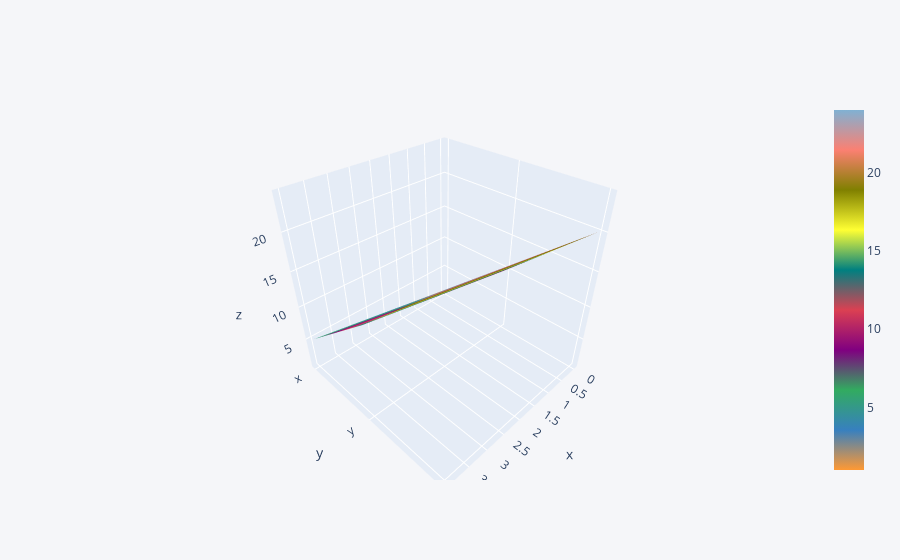

Notebook source saved alongside this figure:
### Code cell
df3.iplot(kind = 'surface')

### Figure 1 — Plotly figure (JSON) as saved in the notebook; plotly's stock layout.template omitted (floating-point values rounded to 4 significant figures)
{"data": [{"colorscale": [[0, "rgb(255, 153, 51)"], [0.1111, "rgb(55, 128, 191)"], [0.2222, "rgb(50, 171, 96)"], [0.3333, "rgb(128, 0, 128)"], [0.4444, "rgb(219, 64, 82)"], [0.5556, "rgb(0, 128, 128)"], [0.6667, "rgb(255, 255, 51)"], [0.7778, "rgb(128, 128, 0)"], [0.8889, "rgb(251, 128, 114)"], [1, "rgb(128, 177, 211)"]], "type": "surface", "x": [0, 1, 2, 3, 4], "y": ["x", "y", "z"], "z": [[1, 2, 3, 4, 5], [10, 11, 12, 13, 14], [20, 21, 22, 23, 24]]}], "layout": {"legend": {"bgcolor": "#F5F6F9", "font": {"color": "#4D5663"}}, "paper_bgcolor": "#F5F6F9", "plot_bgcolor": "#F5F6F9", "title": {"font": {"color": "#4D5663"}}, "xaxis": {"gridcolor": "#E1E5ED", "showgrid": true, "tickfont": {"color": "#4D5663"}, "title": {"font": {"color": "#4D5663"}, "text": ""}, "zerolinecolor": "#E1E5ED"}, "yaxis": {"gridcolor": "#E1E5ED", "showgrid": true, "tickfont": {"color": "#4D5663"}, "title": {"font": {"color": "#4D5663"}, "text": ""}, "zerolinecolor": "#E1E5ED"}}}
